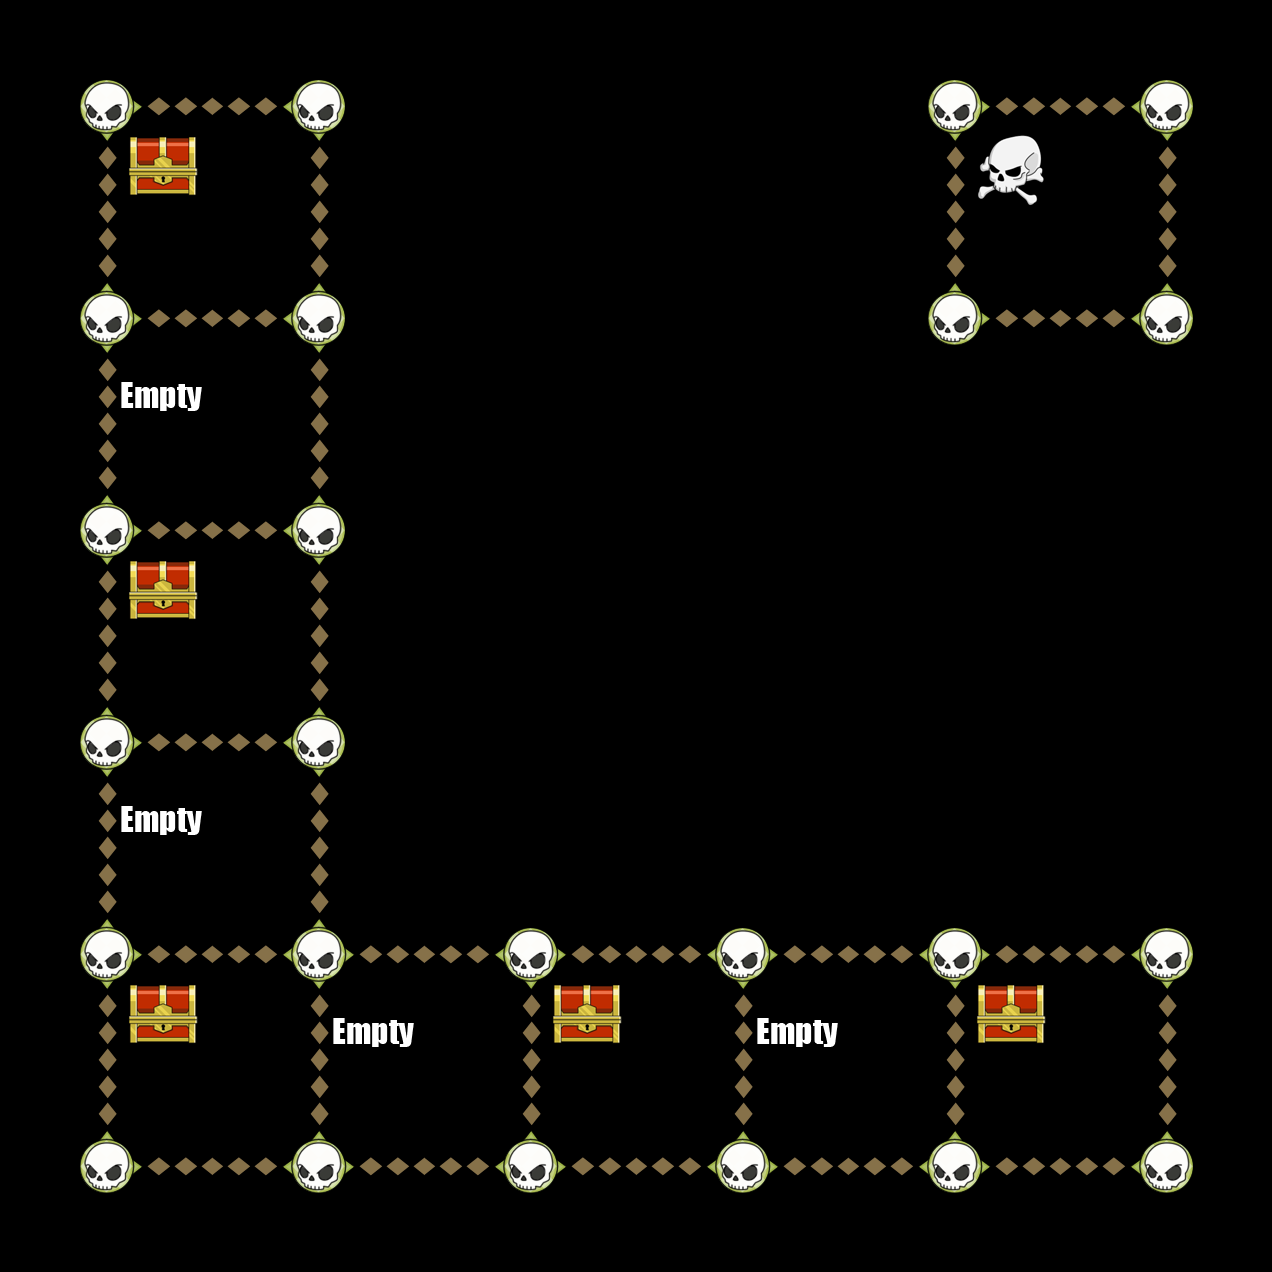

A 2D game scene composited from a Tiled map and its tileset images. What follows is a short description and the map's XML, with each tile layer's data collapsed to a summary:
An orthogonal 6x6 tile map with 212x212 px tiles, 6 tile layers (Down, Up, Left, Right, ...).

<map version="1.0" orientation="orthogonal" width="6" height="6" tilewidth="212" tileheight="212">
 <tileset firstgid="1" name="TileGraphic_Final-ipadhd" tilewidth="212" tileheight="212">
  <image source="TileGraphic_Final-ipadhd.png" width="636" height="1060" />
  <tile id="0">
   <properties>
    <property name="LineFilled" value="True" />
   </properties>
  </tile>
  <tile id="2">
   <properties>
    <property name="Item" value="TreasureBox" />
   </properties>
  </tile>
  <tile id="4">
   <properties>
    <property name="RowFilled" value="True" />
   </properties>
  </tile>
  <tile id="6">
   <properties>
    <property name="Item" value="CannonLeft" />
   </properties>
  </tile>
  <tile id="7">
   <properties>
    <property name="Item" value="ShipRight" />
   </properties>
  </tile>
  <tile id="8">
   <properties>
    <property name="Item" value="MapOne" />
   </properties>
  </tile>
  <tile id="9">
   <properties>
    <property name="Item" value="CannonRight" />
   </properties>
  </tile>
  <tile id="10">
   <properties>
    <property name="Item" value="ShipLeft" />
   </properties>
  </tile>
  <tile id="11">
   <properties>
    <property name="Item" value="MapTwo" />
   </properties>
  </tile>
  <tile id="12">
   <properties>
    <property name="Item" value="Empty" />
   </properties>
  </tile>
  <tile id="13">
   <properties>
    <property name="Item" value="Skull" />
   </properties>
  </tile>
  <tile id="14">
   <properties>
    <property name="Item" value="Fog" />
   </properties>
  </tile>
 </tileset>
 <layer name="Down" width="6" height="6">
  <data>[36 cells, 16 non-empty, 1 distinct tile ids]</data>
 </layer>
 <layer name="Up" width="6" height="6">
  <data>[36 cells, 16 non-empty, 1 distinct tile ids]</data>
 </layer>
 <layer name="Left" width="6" height="6">
  <data>[36 cells, 16 non-empty, 1 distinct tile ids]</data>
 </layer>
 <layer name="Right" width="6" height="6">
  <data>[36 cells, 16 non-empty, 1 distinct tile ids]</data>
 </layer>
 <layer name="Dots" width="6" height="6">
  <data>[36 cells, 24 non-empty, 1 distinct tile ids]</data>
 </layer>
 <layer name="Items" width="6" height="6">
  <data>[36 cells, 10 non-empty, 3 distinct tile ids]</data>
 </layer>
</map>
